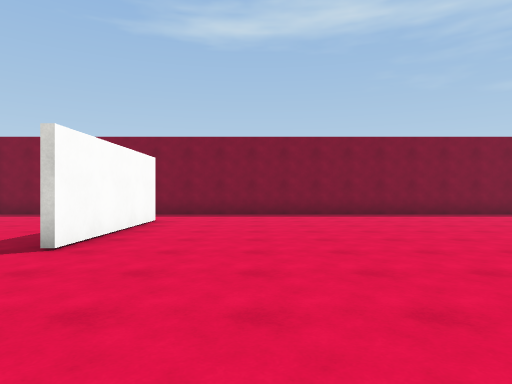
view 1 (above)

16 first-person views from a walk through a scene from a Unity 3-D project. The camera is 1.4 m above the floor, looks level and sees 75° across. The floor is counted in squares, 2 m on a side. Each view is taken from the middle of a square. On the plan, view 1 faces up. The plan holds only what a view shows up to about 10 squares ahead; the rest is blank. The player character is not drawn. Surface patterns are stand-ins for the level's own textures.

view 2
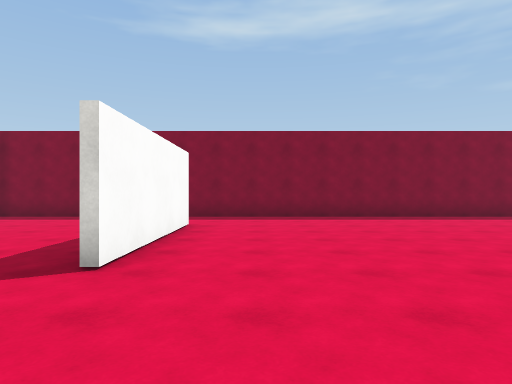

view 3
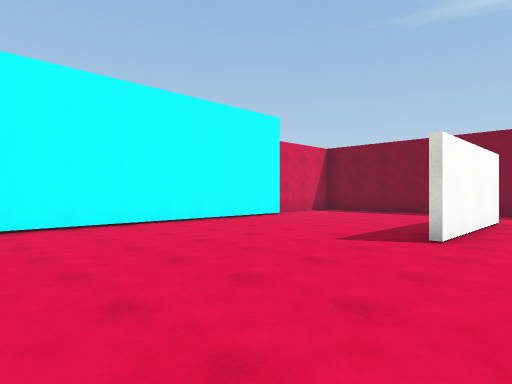

view 4
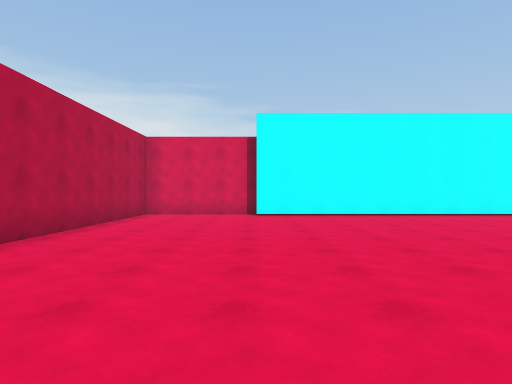

view 5
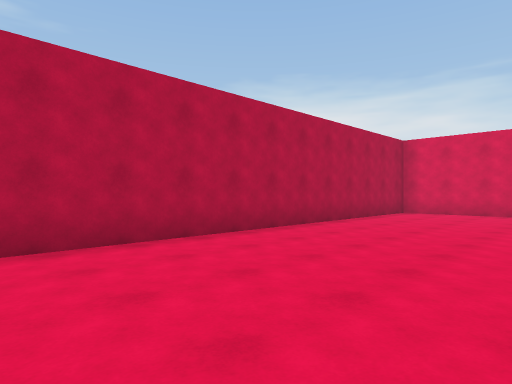

view 6
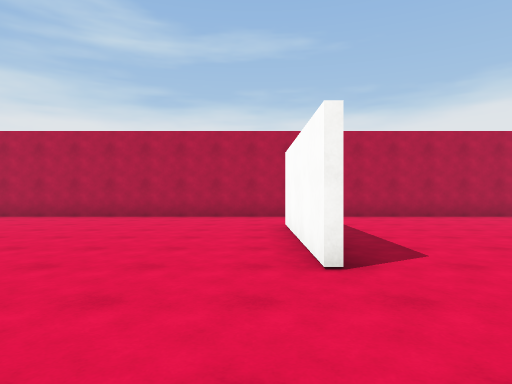

view 7
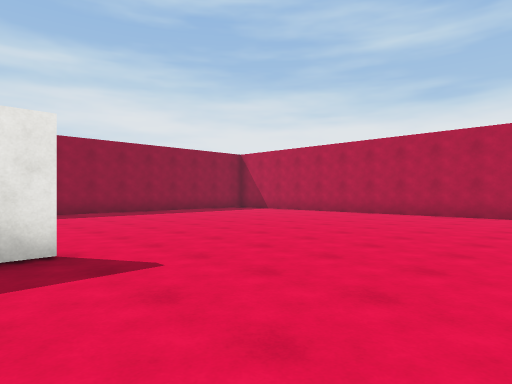

view 8
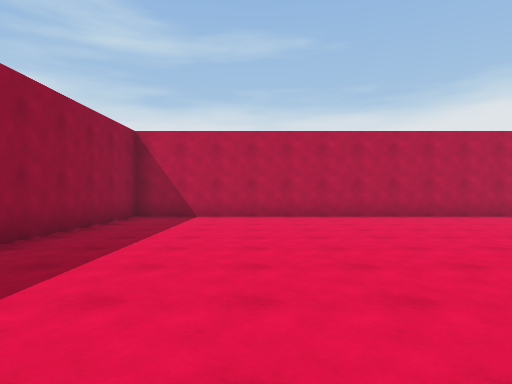

view 9
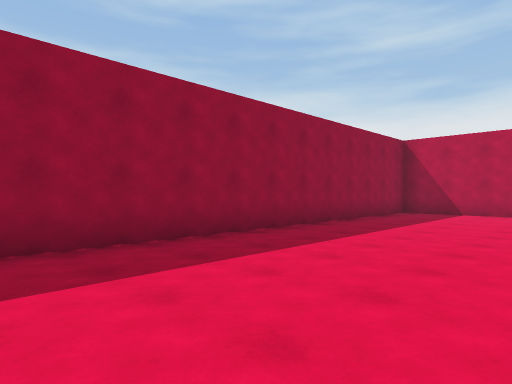

view 10
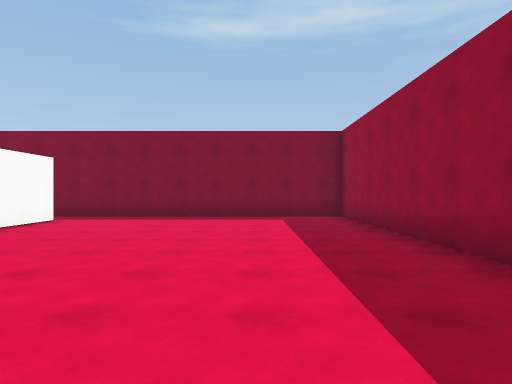

view 11
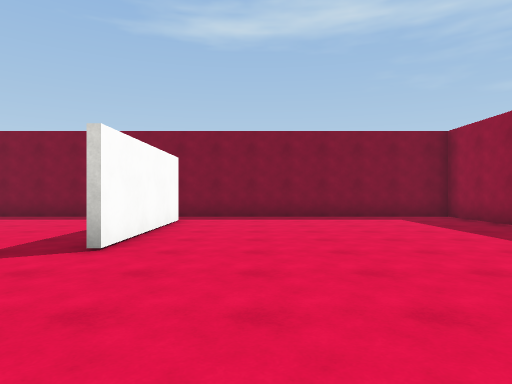

view 12
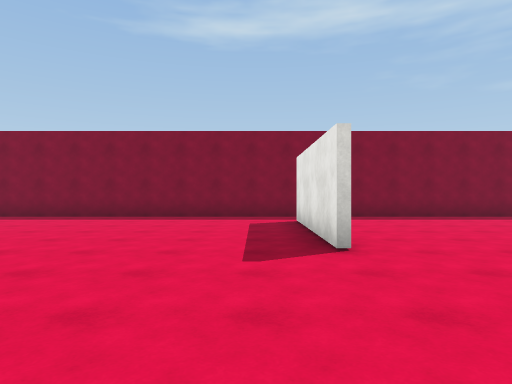

view 13
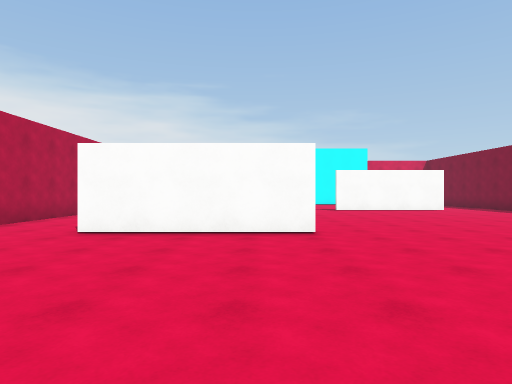

view 14
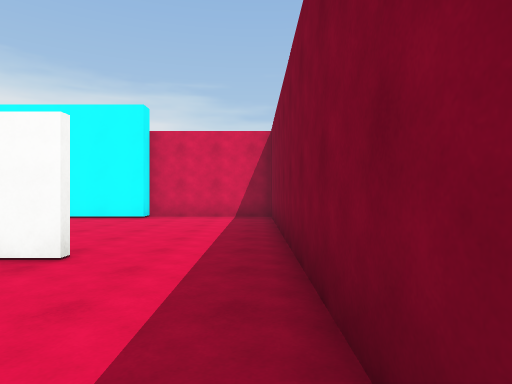

view 15
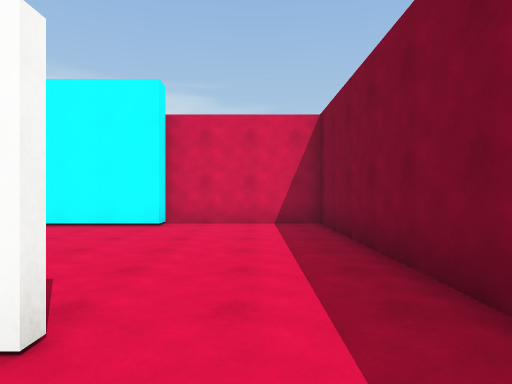

view 16
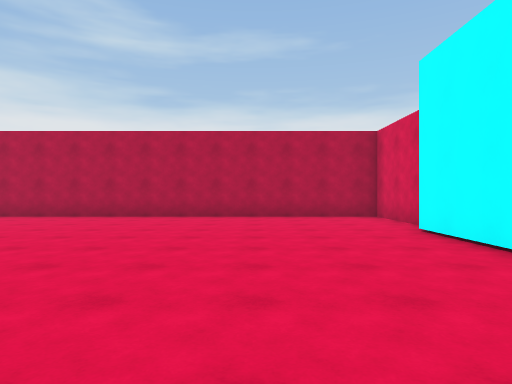

### Floor plan
Points are (right, up) in squares from view 1. A wall is a line through its corners. A room is listed if a view was taken in it or the views show most of it. See-through windows are left out.
Room 1 (views 1, 2, 3, 4, 5, 6, 7, 8, 9, 10, 11, 12, 13, 14, 15, 16)
walls: (4.4, 2) (4.4, -2); (9, 5) (9, 8.9); (9.1, 8.9) (9.1, 5); (-2.4, 8.1) (-2.4, 4); (-8.4, -1.5) (-8.4, -4.4) (16.4, -4.4) (16.4, 10.4) (-8.4, 10.4) (-8.4, 7) (-7.9, 7) (-7.9, -1)

Positions as (right, up) in squares from view 1, and headings:
1: (0, 0), facing up
2: (-1, 1), facing up
3: (-1, -1), facing up-left
4: (2, -1), facing left
5: (3, 0), facing down-left
6: (5, 5), facing down
7: (5, 6), facing down-right
8: (13, 5), facing down
9: (12, 7), facing down-right
10: (14, 1), facing up
11: (11, 1), facing up
12: (8, 1), facing up
13: (10, 1), facing left
14: (1, 10), facing left
15: (-1, 9), facing left
16: (-5, 5), facing down
